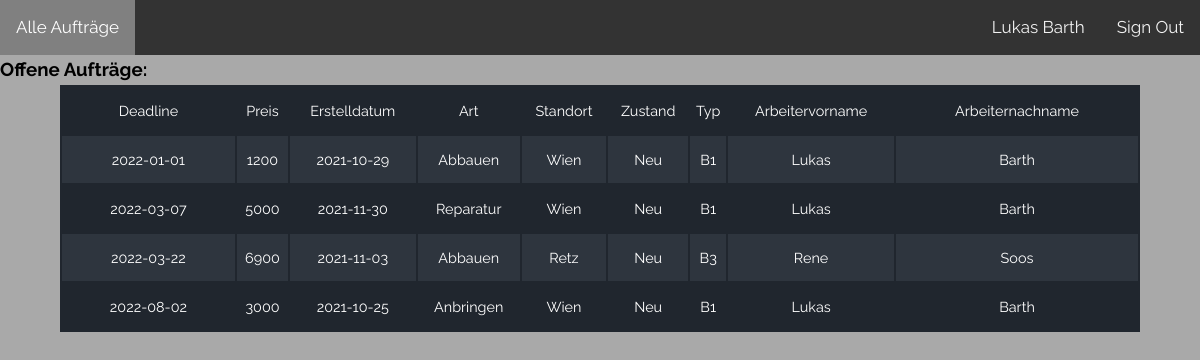
Page /pages/admin_pages/admin.php (signed in) on the committed database.
### tables this page shows
create table Arbeiter(
ID int NOT NULL AUTO_INCREMENT,
Vorname varchar(40) NOT NULL,
Nachname varchar(40) NOT NULL,
Telefonnummer varchar(30),
Email varchar(40) NOT NULL,
Passwort varchar(40) NOT NULL,
PRIMARY KEY (ID)
);

create table Auftrag(
ID int NOT NULL AUTO_INCREMENT,
Preis int NOT NULL,
Erstelldatum DATE,
Deadline DATE NOT NULL,
Art varchar(40), 
Erledigt VARCHAR(1) NOT NULL DEFAULT 'N',
LogoID int NOT NULL,
KundeID int NOT NULL,
ArbeiterID int NOT NULL,
primary key (id),
FOREIGN KEY (LogoID) REFERENCES Logo(ID),
FOREIGN KEY (KundeID) REFERENCES Kunde(ID),
FOREIGN KEY (ArbeiterID) REFERENCES Arbeiter(ID)
);

create table Logo(
ID int NOT NULL AUTO_INCREMENT,
Standort varchar(40) NOT NULL,
Zustand varchar(40),
Typ varchar(40) NOT NULL,
PRIMARY KEY (ID)
);

### php_functions/session.php (called while the page is built, shortened)
    <?php
    include "connect.php";
    $email_check = $_SESSION["Email"];
    $pass_check = $_SESSION["Passwort"];
    $mode_check = $_SESSION["Mode"];
    if (!($_SESSION["Email"] === "admin@mail.com" && $_SESSION["Passwort"] === "1234")) {
        if ($mode_check === "Arbeiter") {
            $sql = "SELECT * FROM arbeiter WHERE Email='$email_check' AND Passwort='$pass_check'";
        } else {
            $sql = "SELECT * FROM kunde WHERE Email='$email_check' AND Passwort='$pass_check'";
        }
        $result = mysqli_query($conn, $sql);
        if (mysqli_num_rows($result) === 1) {
            $row = mysqli_fetch_assoc($result);
            if (
                $row["Email"] === $email_check &&
                $row["Passwort"] === $pass_check
            ) {
                $login_session = $row["Vorname"] . " " . $row["Nachname"];
            } else {
                header("location: ../pages/index.php");
                die();
            }
        } else {
            header("location: ../pages/index.php");
            die();
        }
    }
    else
    {
        $login_session = "Admin";
    }
?>

### php_functions/display_data.php (the view, shortened to what this page needs)
<?php
function display_data($data) {
    $output = "<table>";
    foreach($data as $key => $var) {
        $output .= '<tr>';
        if($key===0) {
            foreach($var as $col => $val) {
                $output .= "<td>" . $col . '</td>';
            }
            $output .= '</tr>';
        }
        foreach($var as $val) {
            $output .= '<td>' . $val . '</td>';
        }
        $output .= '</tr>';
    }
    $output .= '</table>';
    echo $output;
}

### pages/admin_pages/admin.php (shortened to what this page needs)
<?php
include "../../php_functions/session.php";
include "../../php_functions/connect.php";
include "../../php_functions/display_data.php";
?>
<html lang="en">
<head>
    <link rel="stylesheet" href="../../css_files/overview.css">
</head>
<body>
<div class="topnav">
    <a class="active" href="admin.php">Alle Aufträge</a>
    <a class="logout" href = "../../php_functions/logout.php">Sign Out</a>
    <a class="name" ><?php echo $login_session?></a>
</div>
<h3>Offene Aufträge:</h3>
<?php
$query = "select Deadline,Preis,Erstelldatum,Art,Standort,Zustand,Typ,Vorname as 'Arbeitervorname',Nachname as 'Arbeiternachname' from auftrag join logo on logo.id = auftrag.logoid join arbeiter on arbeiter.ID = auftrag.ArbeiterID where erledigt = 'N' order by Deadline;";
$result = mysqli_query($conn, $query);
display_data($result);
?>
</body>
</html>

### css_files/overview.css (style rules this page uses)
* { box-sizing: border-box; margin: 0; padding: 0; font-family: Raleway, sans-serif; }
html { font-size: 62.5%; }
body { font-family: 'Roboto', 'Helvetica Neue', Helvetica, Arial, sans-serif; font-size: 1.6rem; line-height: 1.6; -webkit-font-smoothing: antialiased; -moz-osx-font-smoothing: grayscale; background-color: darkgrey; }
table { margin-left: auto; margin-right: auto; width: 90%; min-width: 300px; margin-bottom: 2.4rem; background-color: #20262e; color: #fff; overflow: hidden; }
table tr:nth-child(even) { background-color: rgb(46, 53, 62); }
table td:before { color: #28b1de; }
table td { display: block; font-size: 90%; }
table td:first-child { padding-top: 1rem; }
table td:last-child { padding-bottom: 1rem; }
table td:before { content: attr(data-th) ':\00a0'; font-weight: bold; min-width: 8rem; display: inline-block; }
@media (min-width: 600px) { table td:before { display: none; } }
@media (min-width: 600px) { table td { display: table-cell; text-align: center; } }
@media (min-width: 600px) { table td:first-child, table td:last-child { padding: 1.5rem 2rem; } }
.topnav { background-color: #333; overflow: hidden; }
.topnav a { float: left; color: #f2f2f2; text-align: center; padding: 14px 16px; text-decoration: none; font-size: 17px; }
.topnav a.active { background-color: grey; color: white; }
a.logout { float: right; color: #f2f2f2; text-align: center; padding: 14px 16px; text-decoration: none; font-size: 17px; }
a.name { float: right; color: #f2f2f2; text-align: center; padding: 14px 16px; text-decoration: none; font-size: 17px; }

### rows in the picture
arbeiter: login_session "Lukas Barth"
auftrag: col "Deadline", col "Preis", col "Erstelldatum", col "Art", col "Standort", col "Zustand", col "Typ", col "Arbeitervorname", col "Arbeiternachname", Deadline "2022-01-01", Preis "1200", Erstelldatum "2021-10-29", Art "Abbauen", LogoID.Standort "Wien", LogoID.Zustand "Neu", LogoID.Typ "B1", ArbeiterID.Vorname "Lukas", ArbeiterID.Nachname "Barth"
auftrag: Deadline "2022-03-07", Preis "5000", Erstelldatum "2021-11-30", Art "Reparatur", LogoID.Standort "Wien", LogoID.Zustand "Neu", LogoID.Typ "B1", ArbeiterID.Vorname "Lukas", ArbeiterID.Nachname "Barth"
auftrag: Deadline "2022-03-22", Preis "6900", Erstelldatum "2021-11-03", Art "Abbauen", LogoID.Standort "Retz", LogoID.Zustand "Neu", LogoID.Typ "B3", ArbeiterID.Vorname "Rene", ArbeiterID.Nachname "Soos"
auftrag: Deadline "2022-08-02", Preis "3000", Erstelldatum "2021-10-25", Art "Anbringen", LogoID.Standort "Wien", LogoID.Zustand "Neu", LogoID.Typ "B1", ArbeiterID.Vorname "Lukas", ArbeiterID.Nachname "Barth"
